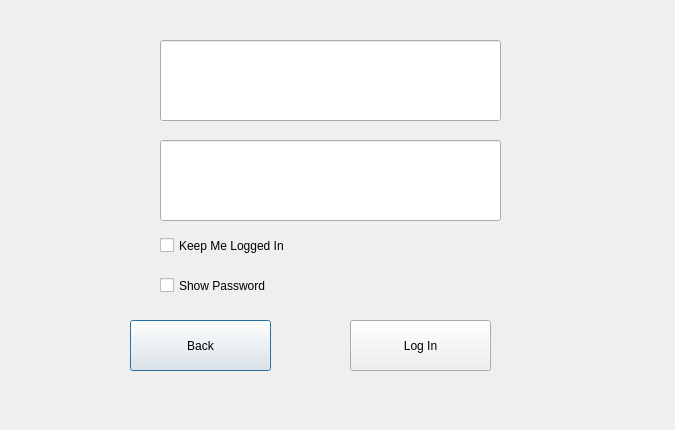
<?xml version="1.0" encoding="UTF-8"?>
<ui version="4.0">
 <class>LogInPage</class>
 <widget class="QDialog" name="LogInPage">
  <property name="geometry">
   <rect>
    <x>0</x>
    <y>0</y>
    <width>675</width>
    <height>430</height>
   </rect>
  </property>
  <property name="windowTitle">
   <string>Dialog</string>
  </property>
  <widget class="QPushButton" name="back">
   <property name="geometry">
    <rect>
     <x>130</x>
     <y>320</y>
     <width>141</width>
     <height>51</height>
    </rect>
   </property>
   <property name="text">
    <string>Back</string>
   </property>
  </widget>
  <widget class="QCheckBox" name="checkBox">
   <property name="geometry">
    <rect>
     <x>160</x>
     <y>230</y>
     <width>171</width>
     <height>31</height>
    </rect>
   </property>
   <property name="text">
    <string>Keep Me Logged In</string>
   </property>
  </widget>
  <widget class="QPushButton" name="logIn">
   <property name="geometry">
    <rect>
     <x>350</x>
     <y>320</y>
     <width>141</width>
     <height>51</height>
    </rect>
   </property>
   <property name="text">
    <string>Log In</string>
   </property>
  </widget>
  <widget class="QLineEdit" name="lineEdit_user">
   <property name="geometry">
    <rect>
     <x>160</x>
     <y>40</y>
     <width>341</width>
     <height>81</height>
    </rect>
   </property>
   <property name="text">
    <string/>
   </property>
  </widget>
  <widget class="QLineEdit" name="lineEdit_pass">
   <property name="geometry">
    <rect>
     <x>160</x>
     <y>140</y>
     <width>341</width>
     <height>81</height>
    </rect>
   </property>
   <property name="text">
    <string/>
   </property>
  </widget>
  <widget class="QCheckBox" name="checkBox_2">
   <property name="geometry">
    <rect>
     <x>160</x>
     <y>270</y>
     <width>171</width>
     <height>31</height>
    </rect>
   </property>
   <property name="text">
    <string>Show Password</string>
   </property>
  </widget>
 </widget>
 <resources/>
 <connections/>
</ui>
